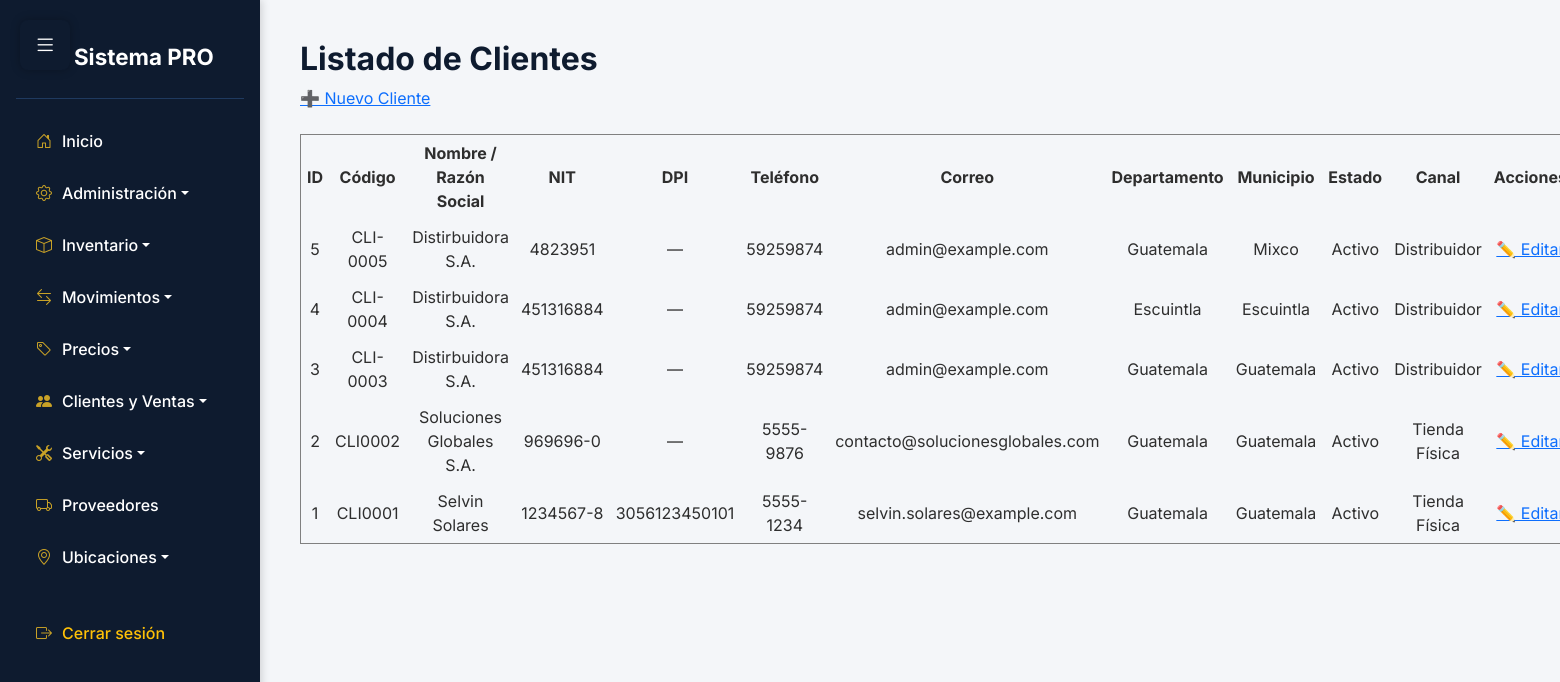
The page /app/vista/Clientes/listar.php (signed in) on the database its author committed.
### tables this page shows
CREATE TABLE `clientes` (
  `id_cliente` int NOT NULL,
  `codigo_cliente` varchar(20) NOT NULL,
  `id_tipo_cliente` int NOT NULL,
  `primer_nombre` varchar(100) DEFAULT NULL,
  `segundo_nombre` varchar(100) DEFAULT NULL,
  `primer_apellido` varchar(100) DEFAULT NULL,
  `segundo_apellido` varchar(100) DEFAULT NULL,
  `razon_social` varchar(200) DEFAULT NULL,
  `nit` varchar(30) DEFAULT NULL,
  `dpi` varchar(25) DEFAULT NULL,
  `telefono` varchar(30) DEFAULT NULL,
  `correo` varchar(100) DEFAULT NULL,
  `direccion` text,
  `id_departamento` int DEFAULT NULL,
  `id_municipio` int DEFAULT NULL,
  `id_estado` int NOT NULL,
  `id_canal` int DEFAULT NULL,
  `usuario_registra_id` int DEFAULT NULL,
  `usuario_modifica_id` int DEFAULT NULL,
  `fecha_registro` datetime DEFAULT CURRENT_TIMESTAMP,
  `creado_en` datetime DEFAULT CURRENT_TIMESTAMP,
  `actualizado_en` datetime DEFAULT NULL ON UPDATE CURRENT_TIMESTAMP
);

CREATE TABLE `departamentos` (
  `id_departamento` int NOT NULL,
  `codigo_departamento` varchar(10) NOT NULL,
  `nombre_departamento` varchar(100) NOT NULL,
  `descripcion` text,
  `estado_id` int NOT NULL,
  `creado_en` datetime DEFAULT CURRENT_TIMESTAMP,
  `actualizado_en` datetime DEFAULT NULL ON UPDATE CURRENT_TIMESTAMP
);

CREATE TABLE `municipios` (
  `id_municipio` int NOT NULL,
  `codigo_municipio` varchar(10) NOT NULL,
  `nombre_municipio` varchar(100) NOT NULL,
  `descripcion` text,
  `departamento_id` int NOT NULL,
  `estado_id` int NOT NULL,
  `creado_en` datetime DEFAULT CURRENT_TIMESTAMP,
  `actualizado_en` datetime DEFAULT NULL ON UPDATE CURRENT_TIMESTAMP
);

CREATE TABLE `cli_estados` (
  `id_estado` int NOT NULL,
  `codigo` varchar(20) NOT NULL,
  `nombre` varchar(100) NOT NULL
);

CREATE TABLE `canales_venta` (
  `id_canal` int NOT NULL,
  `codigo_canal` varchar(10) NOT NULL,
  `nombre_canal` varchar(100) NOT NULL,
  `descripcion` text,
  `estado_id` int NOT NULL,
  `fecha_registro` datetime DEFAULT CURRENT_TIMESTAMP,
  `creado_en` datetime DEFAULT CURRENT_TIMESTAMP,
  `actualizado_en` datetime DEFAULT NULL ON UPDATE CURRENT_TIMESTAMP
);

### app/Conexion/Conexion.php (called while the page is built)
<?php
class Conexion {
    private $conexion;
    private $host = 'localhost';
    private $dbName = 'aegis';
    private $username = 'root';
    private $password = '';
    public function __construct() {
        try {
            $this->conexion = new PDO(
                "mysql:host=$this->host;dbname=$this->dbName",
                $this->username,
                $this->password
            );
            $this->conexion->setAttribute(PDO::ATTR_ERRMODE, PDO::ERRMODE_EXCEPTION);
        } catch (PDOException $e) {
            die("Error de conexión: " . $e->getMessage());
        }
    }
    public function getConexion() {
        return $this->conexion;
    }
}
?>

### app/Controlador/ClientesControlador.php (called while the page is built, shortened)
<?php
require_once __DIR__ . '/../Modelo/Cliente.php';
class ClientesControlador {
    private $modelo;
    public function __construct() {
        $this->modelo = new Cliente();
    }
    public function listar() {
        return $this->modelo->listar();
    }
}

### app/Modelo/Cliente.php (called while the page is built, shortened)
<?php
require_once __DIR__ . '/../Conexion/Conexion.php';
class Cliente {
    private $conexion;
    public function __construct() {
        $this->conexion = new Conexion();
    }
    public function listar() {
        $sql = "SELECT c.id_cliente,
                       c.codigo_cliente,
                       c.primer_nombre,
                       c.segundo_nombre,
                       c.primer_apellido,
                       c.segundo_apellido,
                       c.razon_social,
                       c.nit,
                       c.dpi,
                       c.telefono,
                       c.correo,
                       c.direccion,
                       d.nombre_departamento,
                       m.nombre_municipio,
                       ce.nombre AS estado,
                       cv.nombre_canal,
                       c.fecha_registro,
                       c.creado_en,
                       c.actualizado_en
                FROM clientes c
                LEFT JOIN departamentos d  ON c.id_departamento = d.id_departamento
                LEFT JOIN municipios   m  ON c.id_municipio   = m.id_municipio
                INNER JOIN cli_estados ce ON c.id_estado      = ce.id_estado
                LEFT JOIN canales_venta cv ON c.id_canal      = cv.id_canal
                ORDER BY c.id_cliente DESC";
        $stmt = $this->conexion->getConexion()->prepare($sql);
        $stmt->execute();
        return $stmt->fetchAll(PDO::FETCH_ASSOC);
    }
}

### app/Vista/Clientes/listar.php (the view, shortened to what this page needs)
<?php
require_once '../../Controlador/ClientesControlador.php';
include '../../../includes/sidebar.php';
$controlador = new ClientesControlador();
$clientes = $controlador->listar();
?>
<h2>Listado de Clientes</h2>
<a href="nuevo.php">➕ Nuevo Cliente</a><br><br>
<?php if (empty($clientes)): ?>
    <p>No hay clientes registrados.</p>
<?php else: ?>
    <table border="1" cellpadding="6" cellspacing="0" style="width:100%; text-align:center;">
        <thead>
            <tr>
                <th>ID</th><th>Código</th><th>Nombre / Razón Social</th>
                <th>NIT</th><th>DPI</th><th>Teléfono</th><th>Correo</th>
                <th>Departamento</th><th>Municipio</th><th>Estado</th><th>Canal</th>
                <th>Acciones</th>
            </tr>
        </thead>
        <tbody>
            <?php foreach ($clientes as $c):
                $nombre = trim($c['razon_social'] ?? '') !== ''
                          ? $c['razon_social']
                          : trim(($c['primer_nombre']   ?? '') . ' ' .
                                 ($c['segundo_nombre']  ?? '') . ' ' .
                                 ($c['primer_apellido'] ?? '') . ' ' .
                                 ($c['segundo_apellido']?? ''));
            ?>
                <tr>
                    <td><?= $c['id_cliente'] ?></td>
                    <td><?= $c['codigo_cliente'] ?></td>
                    <td><?= htmlspecialchars($nombre) ?></td>
                    <td><?= $c['nit'] ?></td>
                    <td><?= $c['dpi'] ?: '—' ?></td>
                    <td><?= $c['telefono'] ?></td>
                    <td><?= $c['correo'] ?></td>
                    <td><?= $c['nombre_departamento'] ?: '—' ?></td>
                    <td><?= $c['nombre_municipio'] ?: '—' ?></td>
                    <td><?= $c['estado'] ?></td>
                    <td><?= $c['nombre_canal'] ?: '—' ?></td>
                    <td>
                        <a href="editar.php?id=<?= $c['id_cliente'] ?>">✏️ Editar</a>
                    </td>
                </tr>
            <?php endforeach; ?>
        </tbody>
    </table>
<?php endif; ?>

### includes/sidebar.php (style rules this page uses)
:root { --sidebar-bg: #0e1b2f; --sidebar-hover: #1f3a5f; --accent-gold: #c9a227; --body-bg: #f4f6f9; --text-light: #ffffff; --text-dark: #2e2e2e; }
body { font-family: 'Inter', sans-serif; background-color: var(--body-bg); color: var(--text-dark); margin: 0; padding: 0; }
h1, h2, h3 { color: var(--sidebar-bg); font-weight: 700; }

### rows shown on the page
clientes: id_cliente "5", codigo_cliente "CLI-0005", razon_social "Distirbuidora S.A.", nit "4823951", dpi "—", telefono "59259874", correo "admin@example.com", id_departamento.nombre_departamento "Guatemala", id_municipio.nombre_municipio "Mixco", id_estado.nombre "Activo", id_canal.nombre_canal "Distribuidor"
clientes: id_cliente "4", codigo_cliente "CLI-0004", razon_social "Distirbuidora S.A.", nit "451316884", dpi "—", telefono "59259874", correo "admin@example.com", id_departamento.nombre_departamento "Escuintla", id_municipio.nombre_municipio "Escuintla", id_estado.nombre "Activo", id_canal.nombre_canal "Distribuidor"
clientes: id_cliente "3", codigo_cliente "CLI-0003", razon_social "Distirbuidora S.A.", nit "451316884", dpi "—", telefono "59259874", correo "admin@example.com", id_departamento.nombre_departamento "Guatemala", id_municipio.nombre_municipio "Guatemala", id_estado.nombre "Activo", id_canal.nombre_canal "Distribuidor"
clientes: id_cliente "2", codigo_cliente "CLI0002", razon_social "Soluciones Globales S.A.", nit "969696-0", dpi "—", telefono "5555-9876", correo "contacto@solucionesglobales.com", id_departamento.nombre_departamento "Guatemala", id_municipio.nombre_municipio "Guatemala", id_estado.nombre "Activo", id_canal.nombre_canal "Tienda Física"
clientes: id_cliente "1", codigo_cliente "CLI0001", nombre "Selvin Solares", nit "1234567-8", dpi "3056123450101", telefono "5555-1234", correo "selvin.solares@example.com", id_departamento.nombre_departamento "Guatemala", id_municipio.nombre_municipio "Guatemala", id_estado.nombre "Activo", id_canal.nombre_canal "Tienda Física"
